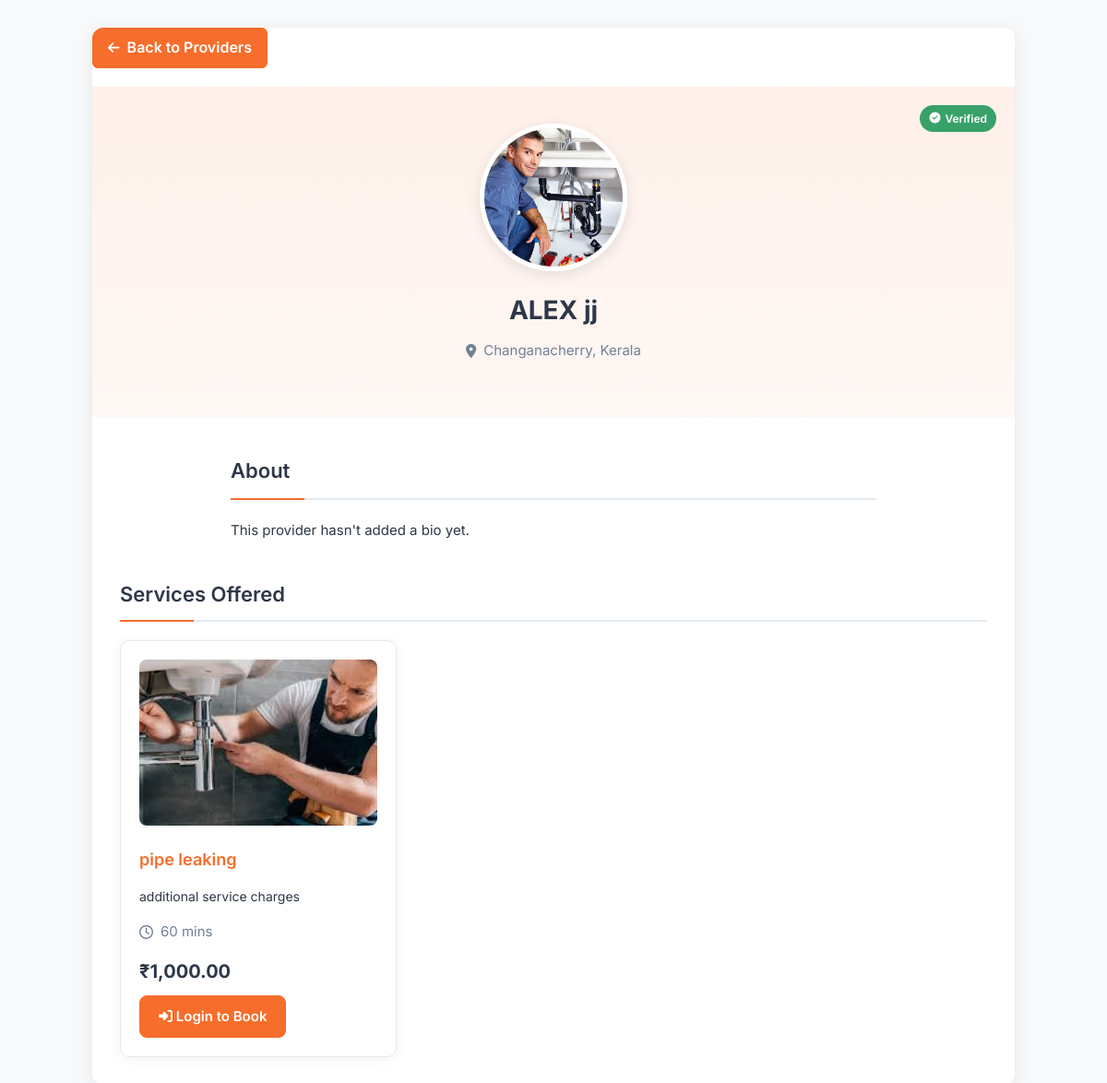
The page /localservice-main/provider_profile.php?id=2 on the database its author committed.
### tables this page shows
CREATE TABLE `providers` (
  `id` int(11) NOT NULL,
  `user_id` int(11) NOT NULL,
  `experience` varchar(50) NOT NULL,
  `location` varchar(255) DEFAULT NULL,
  `bio` text DEFAULT NULL,
  `id_proof` varchar(255) DEFAULT NULL,
  `is_verified` tinyint(1) DEFAULT 0,
  `verification_status` enum('pending','approved','rejected') DEFAULT 'pending',
  `verification_notes` text DEFAULT NULL,
  `availability` enum('available','unavailable') DEFAULT 'available',
  `avg_rating` decimal(3,2) DEFAULT 0.00
);

CREATE TABLE `users` (
  `id` int(11) NOT NULL,
  `name` varchar(100) NOT NULL,
  `email` varchar(100) NOT NULL,
  `password` varchar(255) NOT NULL,
  `role` enum('admin','provider','customer') NOT NULL,
  `phone` varchar(20) NOT NULL,
  `address` text NOT NULL,
  `city` varchar(100) NOT NULL,
  `state` varchar(100) NOT NULL,
  `pincode` varchar(20) NOT NULL,
  `profile_image` varchar(255) DEFAULT NULL,
  `is_active` tinyint(1) DEFAULT 1,
  `created_at` timestamp NOT NULL DEFAULT current_timestamp(),
  `updated_at` timestamp NOT NULL DEFAULT current_timestamp() ON UPDATE current_timestamp()
);

CREATE TABLE `provider_services` (
  `id` int(11) NOT NULL,
  `provider_id` int(11) NOT NULL,
  `service_id` int(11) NOT NULL,
  `price` decimal(10,2) NOT NULL,
  `is_available` tinyint(1) DEFAULT 1
);

CREATE TABLE `services` (
  `id` int(11) NOT NULL,
  `name` varchar(100) NOT NULL,
  `category_id` int(11) NOT NULL,
  `description` text NOT NULL,
  `base_price` decimal(10,2) NOT NULL,
  `duration_minutes` int(11) NOT NULL,
  `image` varchar(255) DEFAULT NULL,
  `created_at` timestamp NOT NULL DEFAULT current_timestamp()
);

### localservice-main/provider_profile.php (the view, shortened to what this page needs)
<?php
include 'db.php';
$provider_id = intval($_GET['id']);
$stmt = $conn->prepare("
    SELECT u.id, u.name, u.profile_image, u.email, u.phone, u.city, u.state,
           p.experience, p.bio, p.avg_rating, p.is_verified
    FROM users u
    JOIN providers p ON u.id = p.user_id
    WHERE u.id = ? AND u.role = 'provider'
");
$stmt->bind_param("i", $provider_id);
$stmt->execute();
$provider_result = $stmt->get_result();
$provider = $provider_result->fetch_assoc();
$services_stmt = $conn->prepare("
    SELECT s.id, s.name, s.description, s.duration_minutes, ps.price,
           (SELECT image_url FROM service_images WHERE service_id = s.id LIMIT 1) as service_image
    FROM provider_services ps
    JOIN services s ON ps.service_id = s.id
    WHERE ps.provider_id = ?
");
$services_stmt->bind_param("i", $provider_id);
$services_stmt->execute();
$services_result = $services_stmt->get_result();
?>
<!DOCTYPE html>
<html lang="en">
<head>
    <link rel="stylesheet" href="https://cdnjs.cloudflare.com/ajax/libs/font-awesome/6.4.0/css/all.min.css">
</head>
<body>
    <div class="container">
        <a href="providers.php" class="back-link">
            <i class="fas fa-arrow-left"></i> Back to Providers
        </a>
        <div class="profile-header">
            <?php if ($provider['is_verified']): ?>
                <div class="verified-badge">
                    <i class="fas fa-check-circle"></i> Verified
                </div>
            <?php endif; ?>
            <img src="<?= htmlspecialchars($provider['profile_image'] ?? 'https://ui-avatars.com/api/?name=' . urlencode($provider['name']) . '&background=f76d2b&color=fff') ?>"
                 alt="<?= htmlspecialchars($provider['name']) ?>" class="profile-img">
            <h1 class="profile-name"><?= htmlspecialchars($provider['name']) ?></h1>
            <div class="profile-meta">
                <?php if (!empty($provider['city']) || !empty($provider['state'])): ?>
                    <div class="meta-item">
                        <i class="fas fa-map-marker-alt"></i>
                        <?= htmlspecialchars(($provider['city'] ?? '') . (!empty($provider['state']) ? ', ' . $provider['state'] : '')) ?>
                    </div>
                <?php endif; ?>
            </div>
        </div>
        <div class="profile-bio">
            <h2 class="section-title">About</h2>
            <?php if (!empty($provider['bio'])): ?>
                <p><?= nl2br(htmlspecialchars($provider['bio'])) ?></p>
            <?php else: ?>
                <p>This provider hasn't added a bio yet.</p>
            <?php endif; ?>
        </div>
        <div class="services-container">
            <h2 class="section-title">Services Offered</h2>
            <?php if ($services_result->num_rows > 0): ?>
                <div class="services-grid">
                    <?php while ($service = $services_result->fetch_assoc()):
                        $service_image = $service['service_image'] ?? 'https://via.placeholder.com/400x300?text=Service+Image';
                    ?>
                        <div class="service-card">
                            <img src="<?= htmlspecialchars($service_image) ?>"
                                 alt="<?= htmlspecialchars($service['name']) ?>"
                                 class="service-image">
                            <h3 class="service-name"><?= htmlspecialchars($service['name']) ?></h3>
                            <p class="service-description"><?= htmlspecialchars($service['description']) ?></p>
                            <div class="service-meta">
                                <?php if (!empty($service['duration_minutes'])): ?>
                                    <div class="meta-item">
                                        <i class="far fa-clock"></i>
                                        <?= (int)$service['duration_minutes'] ?> mins
                                    </div>
                                <?php endif; ?>
                            </div>
                            <div class="service-price">₹<?= number_format($service['price'], 2) ?></div>
                            <?php if (isset($_SESSION['user']) && $_SESSION['user']['role'] === 'customer'): ?>
                                <a href="book_service.php?provider_id=<?= $provider_id ?>&service_id=<?= $service['id'] ?>"
                                   class="btn btn-primary">
                                    <i class="fas fa-calendar-check"></i> Book Now
                                </a>
                            <?php elseif (!isset($_SESSION['user'])): ?>
                                <a href="login.php?redirect=<?= urlencode($_SERVER['REQUEST_URI']) ?>"
                                   class="btn btn-primary">
                                    <i class="fas fa-sign-in-alt"></i> Login to Book
                                </a>
                            <?php endif; ?>
                        </div>
                    <?php endwhile; ?>
                </div>
            <?php else: ?>
                <div class="empty-state">
                    <p>This provider hasn't added any services yet.</p>
                </div>
            <?php endif; ?>
        </div>
    </div>
</body>
</html>

### localservice-main/provider_profile.php (style rules this page uses)
:root { --primary: #f76d2b; --primary-dark: #e05b1a; --secondary: #2d3748; --accent: #f0f4f8; --text: #2d3748; --light-text: #718096; --border: #e2e8f0; --white: #ffffff; --black: #000000; --success: #38a169; --error: #e53e3e; }
body { font-family: 'Inter', -apple-system, BlinkMacSystemFont, 'Segoe UI', Roboto, Oxygen, Ubuntu, Cantarell, sans-serif; color: var(--text); line-height: 1.6; margin: 0; padding: 0; background-color: #f8f9fa; }
.container { width: 90%; max-width: 1000px; margin: 30px auto; background-color: var(--white); border-radius: 12px; box-shadow: 0 4px 20px rgba(0, 0, 0, 0.08); overflow: hidden; }
.profile-header { display: flex; flex-direction: column; align-items: center; padding: 40px 20px; background: linear-gradient(rgba(247, 109, 43, 0.1), rgba(247, 109, 43, 0.05)); text-align: center; position: relative; }
.profile-img { width: 150px; height: 150px; border-radius: 50%; object-fit: cover; border: 5px solid var(--white); box-shadow: 0 4px 15px rgba(0, 0, 0, 0.1); margin-bottom: 20px; }
.verified-badge { position: absolute; top: 20px; right: 20px; background-color: var(--success); color: white; padding: 5px 10px; border-radius: 20px; font-size: 12px; font-weight: 600; display: flex; align-items: center; gap: 5px; }
.profile-name { font-size: 28px; font-weight: 700; color: var(--secondary); margin: 0 0 10px; }
.profile-meta { display: flex; flex-wrap: wrap; justify-content: center; gap: 20px; margin-bottom: 20px; }
.meta-item { display: flex; align-items: center; gap: 8px; font-size: 15px; color: var(--light-text); }
.profile-bio { max-width: 700px; margin: 0 auto; color: var(--text); font-size: 15px; line-height: 1.7; padding: 0 30px; }
.section-title { font-size: 22px; font-weight: 600; color: var(--secondary); margin: 40px 0 20px; padding-bottom: 10px; border-bottom: 2px solid var(--border); position: relative; }
.section-title::after { content: ''; position: absolute; bottom: -2px; left: 0; width: 80px; height: 2px; background-color: var(--primary); }
.services-container { padding: 0 30px 30px; }
.services-grid { display: grid; grid-template-columns: repeat(auto-fill, minmax(300px, 1fr)); gap: 20px; }
.service-card { background-color: var(--white); border-radius: 10px; padding: 20px; box-shadow: 0 2px 15px rgba(0, 0, 0, 0.05); border: 1px solid var(--border); transition: transform 0.3s, box-shadow 0.3s; }
.service-image { width: 100%; height: 180px; object-fit: cover; border-radius: 8px; margin-bottom: 15px; }
.service-name { font-size: 18px; font-weight: 600; color: var(--primary); margin: 0 0 10px; }
.service-description { color: var(--text); font-size: 14px; margin-bottom: 15px; line-height: 1.6; }
.service-meta { display: flex; flex-wrap: wrap; gap: 15px; margin-bottom: 15px; font-size: 14px; color: var(--light-text); }
.service-price { font-size: 20px; font-weight: 700; color: var(--secondary); margin: 10px 0; }
.btn { display: inline-block; padding: 10px 20px; border-radius: 8px; font-weight: 600; font-size: 15px; text-decoration: none; cursor: pointer; transition: all 0.2s; }
.btn-primary { background-color: var(--primary); color: var(--white); border: 1px solid var(--primary); }
.back-link { display: inline-flex; align-items: center; gap: 8px; margin-bottom: 20px; color: white; text-decoration: none; font-weight: 600; padding: 8px 16px; border-radius: 6px; background-color: var(--primary); transition: all 0.3s ease; border: 1px solid var(--primary); }
.back-link i { font-size: 0.9rem; }

### rows shown on the page
providers: user.profile_image (picture), user.name "ALEX jj", user.state "Changanacherry, Kerala"
provider_services: service.name "pipe leaking", service.description "additional service charges", service.duration_minutes "60", price "1,000.00"
